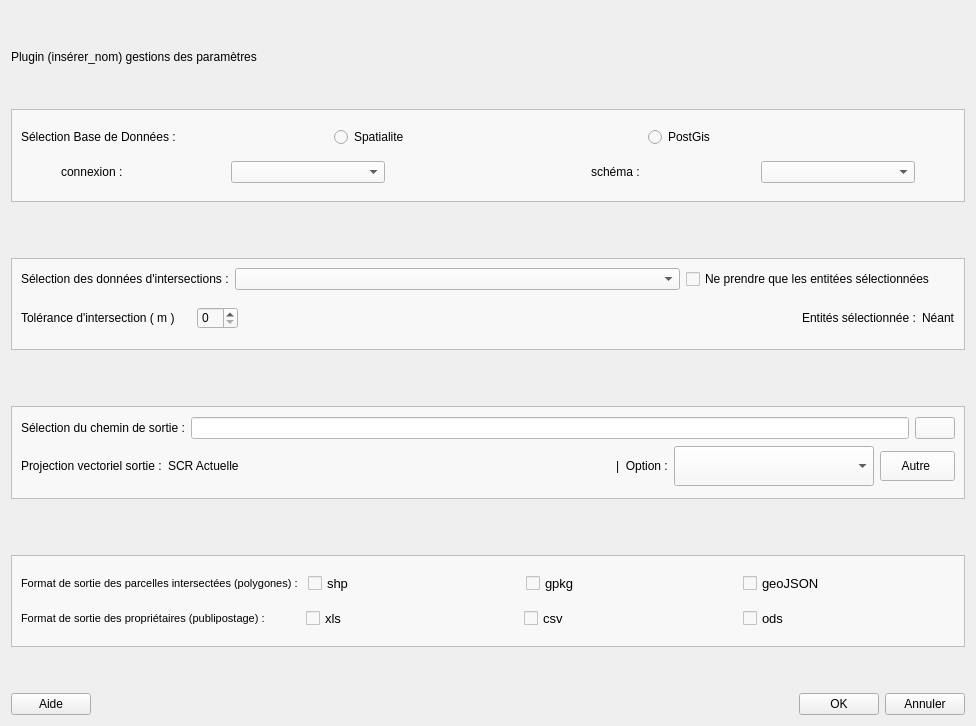
<?xml version="1.0" encoding="UTF-8"?>
<ui version="4.0">
 <class>FenetreDeTraitement</class>
 <widget class="QWidget" name="FenetreDeTraitement">
  <property name="geometry">
   <rect>
    <x>0</x>
    <y>0</y>
    <width>976</width>
    <height>726</height>
   </rect>
  </property>
  <property name="windowTitle">
   <string>-Insérez Extension nom-</string>
  </property>
  <property name="styleSheet">
   <string notr="true"/>
  </property>
  <layout class="QVBoxLayout" name="verticalLayout_6">
   <item>
    <layout class="QHBoxLayout" name="horizontalLayout_12">
     <item>
      <widget class="QLabel" name="nom_plugin">
       <property name="text">
        <string>Plugin (insérer_nom) gestions des paramètres</string>
       </property>
      </widget>
     </item>
    </layout>
   </item>
   <item>
    <widget class="QFrame" name="frame_BD">
     <property name="styleSheet">
      <string notr="true">background-color: rgb(248, 248, 248);</string>
     </property>
     <property name="frameShape">
      <enum>QFrame::StyledPanel</enum>
     </property>
     <property name="frameShadow">
      <enum>QFrame::Raised</enum>
     </property>
     <layout class="QVBoxLayout" name="verticalLayout_3">
      <item>
       <layout class="QHBoxLayout" name="horizontalLayout_2">
        <item>
         <widget class="QLabel" name="label_select_bd">
          <property name="text">
           <string>Sélection Base de Données :</string>
          </property>
         </widget>
        </item>
        <item>
         <widget class="QRadioButton" name="rb_spatialite">
          <property name="text">
           <string>Spatialite</string>
          </property>
          <property name="icon">
           <iconset>
            <normaloff>icones/sqlite.jpg</normaloff>icones/sqlite.jpg</iconset>
          </property>
         </widget>
        </item>
        <item>
         <widget class="QRadioButton" name="rb_postgis">
          <property name="text">
           <string>PostGis</string>
          </property>
          <property name="icon">
           <iconset>
            <normaloff>icones/postgres.png</normaloff>icones/postgres.png</iconset>
          </property>
         </widget>
        </item>
       </layout>
      </item>
      <item>
       <layout class="QHBoxLayout" name="horizontalLayout_8">
        <item>
         <spacer name="horizontalSpacer_8">
          <property name="orientation">
           <enum>Qt::Horizontal</enum>
          </property>
          <property name="sizeType">
           <enum>QSizePolicy::Fixed</enum>
          </property>
          <property name="sizeHint" stdset="0">
           <size>
            <width>40</width>
            <height>20</height>
           </size>
          </property>
         </spacer>
        </item>
        <item>
         <widget class="QLabel" name="label_connexion">
          <property name="styleSheet">
           <string notr="true"/>
          </property>
          <property name="text">
           <string>connexion :</string>
          </property>
         </widget>
        </item>
        <item>
         <spacer name="horizontalSpacer_10">
          <property name="orientation">
           <enum>Qt::Horizontal</enum>
          </property>
          <property name="sizeType">
           <enum>QSizePolicy::Fixed</enum>
          </property>
          <property name="sizeHint" stdset="0">
           <size>
            <width>10</width>
            <height>20</height>
           </size>
          </property>
         </spacer>
        </item>
        <item>
         <widget class="QComboBox" name="cb_choixConnexion_Postgis">
          <property name="sizePolicy">
           <sizepolicy hsizetype="Preferred" vsizetype="Fixed">
            <horstretch>0</horstretch>
            <verstretch>0</verstretch>
           </sizepolicy>
          </property>
          <property name="minimumSize">
           <size>
            <width>100</width>
            <height>0</height>
           </size>
          </property>
          <property name="styleSheet">
           <string notr="true">color: rgb(0, 0, 0);
selection-color: rgb(0, 0, 0);;
selection-background-color: rgba(0, 0, 0, 15);</string>
          </property>
         </widget>
        </item>
        <item>
         <spacer name="horizontalSpacer_2">
          <property name="orientation">
           <enum>Qt::Horizontal</enum>
          </property>
          <property name="sizeType">
           <enum>QSizePolicy::Maximum</enum>
          </property>
          <property name="sizeHint" stdset="0">
           <size>
            <width>200</width>
            <height>20</height>
           </size>
          </property>
         </spacer>
        </item>
        <item>
         <widget class="QLabel" name="label_schema">
          <property name="styleSheet">
           <string notr="true"/>
          </property>
          <property name="text">
           <string>schéma :</string>
          </property>
         </widget>
        </item>
        <item>
         <spacer name="horizontalSpacer_11">
          <property name="orientation">
           <enum>Qt::Horizontal</enum>
          </property>
          <property name="sizeType">
           <enum>QSizePolicy::Fixed</enum>
          </property>
          <property name="sizeHint" stdset="0">
           <size>
            <width>10</width>
            <height>20</height>
           </size>
          </property>
         </spacer>
        </item>
        <item>
         <widget class="QComboBox" name="cb_choixConnexionSchema">
          <property name="sizePolicy">
           <sizepolicy hsizetype="Preferred" vsizetype="Fixed">
            <horstretch>0</horstretch>
            <verstretch>0</verstretch>
           </sizepolicy>
          </property>
          <property name="minimumSize">
           <size>
            <width>100</width>
            <height>0</height>
           </size>
          </property>
          <property name="styleSheet">
           <string notr="true">color: rgb(0, 0, 0);
selection-color: rgb(0, 0, 0);;
selection-background-color: rgba(0, 0, 0, 15);</string>
          </property>
         </widget>
        </item>
        <item>
         <spacer name="horizontalSpacer_9">
          <property name="orientation">
           <enum>Qt::Horizontal</enum>
          </property>
          <property name="sizeType">
           <enum>QSizePolicy::Fixed</enum>
          </property>
          <property name="sizeHint" stdset="0">
           <size>
            <width>40</width>
            <height>20</height>
           </size>
          </property>
         </spacer>
        </item>
       </layout>
      </item>
     </layout>
    </widget>
   </item>
   <item>
    <spacer name="verticalSpacer_5">
     <property name="orientation">
      <enum>Qt::Vertical</enum>
     </property>
     <property name="sizeType">
      <enum>QSizePolicy::Maximum</enum>
     </property>
     <property name="sizeHint" stdset="0">
      <size>
       <width>20</width>
       <height>50</height>
      </size>
     </property>
    </spacer>
   </item>
   <item>
    <widget class="QFrame" name="frame_Intersect">
     <property name="styleSheet">
      <string notr="true">background-color: rgb(248, 248, 248);</string>
     </property>
     <property name="frameShape">
      <enum>QFrame::StyledPanel</enum>
     </property>
     <property name="frameShadow">
      <enum>QFrame::Raised</enum>
     </property>
     <layout class="QVBoxLayout" name="verticalLayout">
      <item>
       <layout class="QHBoxLayout" name="horizontalLayout_6">
        <item>
         <widget class="QLabel" name="label_selctIntersect">
          <property name="text">
           <string>Sélection des données d'intersections :</string>
          </property>
         </widget>
        </item>
        <item>
         <widget class="QComboBox" name="cb_choixLayerInterscet">
          <property name="sizePolicy">
           <sizepolicy hsizetype="MinimumExpanding" vsizetype="Fixed">
            <horstretch>0</horstretch>
            <verstretch>0</verstretch>
           </sizepolicy>
          </property>
          <property name="styleSheet">
           <string notr="true">color: rgb(0, 0, 0);
selection-color: rgb(0, 0, 0);;
selection-background-color: rgba(0, 0, 0, 15);</string>
          </property>
         </widget>
        </item>
        <item>
         <widget class="QCheckBox" name="cb_enti_selection">
          <property name="text">
           <string>Ne prendre que les entitées sélectionnées</string>
          </property>
         </widget>
        </item>
        <item>
         <spacer name="horizontalSpacer_4">
          <property name="orientation">
           <enum>Qt::Horizontal</enum>
          </property>
          <property name="sizeType">
           <enum>QSizePolicy::Preferred</enum>
          </property>
          <property name="sizeHint" stdset="0">
           <size>
            <width>20</width>
            <height>20</height>
           </size>
          </property>
         </spacer>
        </item>
       </layout>
      </item>
      <item>
       <layout class="QHBoxLayout" name="horizontalLayout">
        <item>
         <widget class="QLabel" name="label_tolerance">
          <property name="sizePolicy">
           <sizepolicy hsizetype="Fixed" vsizetype="Fixed">
            <horstretch>0</horstretch>
            <verstretch>0</verstretch>
           </sizepolicy>
          </property>
          <property name="text">
           <string>Tolérance d'intersection ( m ) </string>
          </property>
         </widget>
        </item>
        <item>
         <widget class="QLabel" name="label_metre_deg">
          <property name="sizePolicy">
           <sizepolicy hsizetype="Fixed" vsizetype="Fixed">
            <horstretch>20</horstretch>
            <verstretch>0</verstretch>
           </sizepolicy>
          </property>
          <property name="text">
           <string/>
          </property>
         </widget>
        </item>
        <item>
         <widget class="QSpinBox" name="sb_buffer"/>
        </item>
        <item>
         <spacer name="horizontalSpacer_3">
          <property name="orientation">
           <enum>Qt::Horizontal</enum>
          </property>
          <property name="sizeType">
           <enum>QSizePolicy::MinimumExpanding</enum>
          </property>
          <property name="sizeHint" stdset="0">
           <size>
            <width>400</width>
            <height>20</height>
           </size>
          </property>
         </spacer>
        </item>
        <item>
         <widget class="QLabel" name="label_entite">
          <property name="text">
           <string>Entités sélectionnée :</string>
          </property>
         </widget>
        </item>
        <item>
         <widget class="QLabel" name="label_nbentite">
          <property name="text">
           <string>Néant</string>
          </property>
         </widget>
        </item>
       </layout>
      </item>
     </layout>
    </widget>
   </item>
   <item>
    <spacer name="verticalSpacer_3">
     <property name="orientation">
      <enum>Qt::Vertical</enum>
     </property>
     <property name="sizeType">
      <enum>QSizePolicy::Maximum</enum>
     </property>
     <property name="sizeHint" stdset="0">
      <size>
       <width>20</width>
       <height>50</height>
      </size>
     </property>
    </spacer>
   </item>
   <item>
    <widget class="QFrame" name="frame_sortie">
     <property name="sizePolicy">
      <sizepolicy hsizetype="Preferred" vsizetype="Preferred">
       <horstretch>0</horstretch>
       <verstretch>0</verstretch>
      </sizepolicy>
     </property>
     <property name="minimumSize">
      <size>
       <width>0</width>
       <height>0</height>
      </size>
     </property>
     <property name="maximumSize">
      <size>
       <width>16777215</width>
       <height>16777215</height>
      </size>
     </property>
     <property name="styleSheet">
      <string notr="true">background-color: rgb(248, 248, 248);</string>
     </property>
     <property name="frameShape">
      <enum>QFrame::StyledPanel</enum>
     </property>
     <property name="frameShadow">
      <enum>QFrame::Raised</enum>
     </property>
     <layout class="QVBoxLayout" name="verticalLayout_4">
      <item>
       <layout class="QHBoxLayout" name="horizontalLayout_5">
        <item>
         <widget class="QLabel" name="label_ch_sortie">
          <property name="text">
           <string>Sélection du chemin de sortie :</string>
          </property>
         </widget>
        </item>
        <item>
         <widget class="QLineEdit" name="le_exitPath">
          <property name="styleSheet">
           <string notr="true">background-color: rgb(255, 255, 255);</string>
          </property>
         </widget>
        </item>
        <item>
         <widget class="QPushButton" name="pb_folderFinder">
          <property name="styleSheet">
           <string notr="true">background-color: rgb(248, 248, 248);</string>
          </property>
          <property name="text">
           <string/>
          </property>
          <property name="icon">
           <iconset>
            <normaloff>icones/folder_lite.png</normaloff>icones/folder_lite.png</iconset>
          </property>
         </widget>
        </item>
       </layout>
      </item>
      <item>
       <layout class="QHBoxLayout" name="horizontalLayout_3">
        <item>
         <widget class="QLabel" name="label_proj_sortie">
          <property name="text">
           <string>Projection vectoriel sortie :</string>
          </property>
         </widget>
        </item>
        <item>
         <widget class="QLabel" name="label_scr">
          <property name="text">
           <string>SCR Actuelle</string>
          </property>
         </widget>
        </item>
        <item>
         <spacer name="horizontalSpacer_12">
          <property name="orientation">
           <enum>Qt::Horizontal</enum>
          </property>
          <property name="sizeHint" stdset="0">
           <size>
            <width>40</width>
            <height>20</height>
           </size>
          </property>
         </spacer>
        </item>
        <item>
         <spacer name="horizontalSpacer_5">
          <property name="orientation">
           <enum>Qt::Horizontal</enum>
          </property>
          <property name="sizeType">
           <enum>QSizePolicy::Maximum</enum>
          </property>
          <property name="sizeHint" stdset="0">
           <size>
            <width>300</width>
            <height>20</height>
           </size>
          </property>
         </spacer>
        </item>
        <item>
         <widget class="QLabel" name="label">
          <property name="text">
           <string>|  Option :</string>
          </property>
         </widget>
        </item>
        <item>
         <widget class="QComboBox" name="cb_choixscr">
          <property name="sizePolicy">
           <sizepolicy hsizetype="Minimum" vsizetype="Minimum">
            <horstretch>10</horstretch>
            <verstretch>10</verstretch>
           </sizepolicy>
          </property>
          <property name="minimumSize">
           <size>
            <width>200</width>
            <height>40</height>
           </size>
          </property>
          <property name="maximumSize">
           <size>
            <width>200</width>
            <height>40</height>
           </size>
          </property>
          <property name="styleSheet">
           <string notr="true">color: rgb(0, 0, 0);
selection-color: rgb(0, 0, 0);;
selection-background-color: rgba(0, 0, 0, 15);</string>
          </property>
          <property name="frame">
           <bool>true</bool>
          </property>
          <item>
           <property name="text">
            <string/>
           </property>
          </item>
          <item>
           <property name="text">
            <string>EPSG:2154 RGF93 v1 / Lambert-93</string>
           </property>
          </item>
          <item>
           <property name="text">
            <string>EPSG:3948 RGF93 v1 / CC48</string>
           </property>
          </item>
         </widget>
        </item>
        <item>
         <widget class="QPushButton" name="pb_choixscr">
          <property name="sizePolicy">
           <sizepolicy hsizetype="Fixed" vsizetype="Fixed">
            <horstretch>15</horstretch>
            <verstretch>10</verstretch>
           </sizepolicy>
          </property>
          <property name="minimumSize">
           <size>
            <width>75</width>
            <height>30</height>
           </size>
          </property>
          <property name="maximumSize">
           <size>
            <width>50</width>
            <height>30</height>
           </size>
          </property>
          <property name="text">
           <string>Autre </string>
          </property>
          <property name="icon">
           <iconset>
            <normaloff>icones/scr.png</normaloff>icones/scr.png</iconset>
          </property>
         </widget>
        </item>
       </layout>
      </item>
     </layout>
    </widget>
   </item>
   <item>
    <spacer name="verticalSpacer_2">
     <property name="orientation">
      <enum>Qt::Vertical</enum>
     </property>
     <property name="sizeType">
      <enum>QSizePolicy::Maximum</enum>
     </property>
     <property name="sizeHint" stdset="0">
      <size>
       <width>20</width>
       <height>50</height>
      </size>
     </property>
    </spacer>
   </item>
   <item>
    <widget class="QFrame" name="frame_typeSortie">
     <property name="styleSheet">
      <string notr="true">background-color: rgb(248, 248, 248);</string>
     </property>
     <property name="frameShape">
      <enum>QFrame::StyledPanel</enum>
     </property>
     <property name="frameShadow">
      <enum>QFrame::Raised</enum>
     </property>
     <layout class="QVBoxLayout" name="verticalLayout_5">
      <item>
       <layout class="QHBoxLayout" name="horizontalLayout_13">
        <item>
         <widget class="QLabel" name="label_format_polygone">
          <property name="font">
           <font>
            <pointsize>8</pointsize>
           </font>
          </property>
          <property name="text">
           <string>Format de sortie des parcelles intersectées (polygones) :</string>
          </property>
         </widget>
        </item>
        <item>
         <spacer name="horizontalSpacer_7">
          <property name="orientation">
           <enum>Qt::Horizontal</enum>
          </property>
          <property name="sizeType">
           <enum>QSizePolicy::Fixed</enum>
          </property>
          <property name="sizeHint" stdset="0">
           <size>
            <width>4</width>
            <height>0</height>
           </size>
          </property>
         </spacer>
        </item>
        <item>
         <widget class="QCheckBox" name="cb_shp">
          <property name="font">
           <font>
            <pointsize>10</pointsize>
           </font>
          </property>
          <property name="text">
           <string>shp</string>
          </property>
          <property name="icon">
           <iconset>
            <normaloff>icones/shp-icon.jpeg</normaloff>icones/shp-icon.jpeg</iconset>
          </property>
         </widget>
        </item>
        <item>
         <widget class="QCheckBox" name="cb_geopackage">
          <property name="font">
           <font>
            <pointsize>10</pointsize>
           </font>
          </property>
          <property name="text">
           <string>gpkg</string>
          </property>
          <property name="icon">
           <iconset>
            <normaloff>icones/gpkg.png</normaloff>icones/gpkg.png</iconset>
          </property>
         </widget>
        </item>
        <item>
         <widget class="QCheckBox" name="cb_geoJson">
          <property name="font">
           <font>
            <pointsize>10</pointsize>
           </font>
          </property>
          <property name="text">
           <string>geoJSON</string>
          </property>
          <property name="icon">
           <iconset>
            <normaloff>icones/geoJSON.png</normaloff>icones/geoJSON.png</iconset>
          </property>
         </widget>
        </item>
       </layout>
      </item>
      <item>
       <layout class="QHBoxLayout" name="horizontalLayout_4">
        <item>
         <widget class="QLabel" name="label_format_attributaire">
          <property name="font">
           <font>
            <pointsize>8</pointsize>
           </font>
          </property>
          <property name="text">
           <string>Format de sortie des propriétaires (publipostage) :</string>
          </property>
         </widget>
        </item>
        <item>
         <spacer name="horizontalSpacer_6">
          <property name="orientation">
           <enum>Qt::Horizontal</enum>
          </property>
          <property name="sizeType">
           <enum>QSizePolicy::Fixed</enum>
          </property>
          <property name="sizeHint" stdset="0">
           <size>
            <width>35</width>
            <height>20</height>
           </size>
          </property>
         </spacer>
        </item>
        <item>
         <widget class="QCheckBox" name="cb_xls">
          <property name="font">
           <font>
            <pointsize>10</pointsize>
           </font>
          </property>
          <property name="text">
           <string>xls</string>
          </property>
          <property name="icon">
           <iconset>
            <normaloff>icones/xls.png</normaloff>icones/xls.png</iconset>
          </property>
         </widget>
        </item>
        <item>
         <widget class="QCheckBox" name="cb_csv">
          <property name="font">
           <font>
            <pointsize>10</pointsize>
           </font>
          </property>
          <property name="text">
           <string>csv</string>
          </property>
          <property name="icon">
           <iconset>
            <normaloff>icones/CSV.png</normaloff>icones/CSV.png</iconset>
          </property>
         </widget>
        </item>
        <item>
         <widget class="QCheckBox" name="cb_ods">
          <property name="font">
           <font>
            <pointsize>10</pointsize>
           </font>
          </property>
          <property name="text">
           <string>ods</string>
          </property>
          <property name="icon">
           <iconset>
            <normaloff>icones/ODS.png</normaloff>icones/ODS.png</iconset>
          </property>
         </widget>
        </item>
       </layout>
      </item>
     </layout>
    </widget>
   </item>
   <item>
    <spacer name="verticalSpacer">
     <property name="orientation">
      <enum>Qt::Vertical</enum>
     </property>
     <property name="sizeType">
      <enum>QSizePolicy::Maximum</enum>
     </property>
     <property name="sizeHint" stdset="0">
      <size>
       <width>20</width>
       <height>40</height>
      </size>
     </property>
    </spacer>
   </item>
   <item>
    <layout class="QHBoxLayout" name="horizontalLayout_7">
     <item>
      <widget class="QPushButton" name="pb_aide">
       <property name="text">
        <string>Aide</string>
       </property>
      </widget>
     </item>
     <item>
      <spacer name="horizontalSpacer">
       <property name="orientation">
        <enum>Qt::Horizontal</enum>
       </property>
       <property name="sizeHint" stdset="0">
        <size>
         <width>40</width>
         <height>20</height>
        </size>
       </property>
      </spacer>
     </item>
     <item>
      <widget class="QPushButton" name="pb_ok">
       <property name="text">
        <string>OK</string>
       </property>
      </widget>
     </item>
     <item>
      <widget class="QPushButton" name="pb_annuler">
       <property name="text">
        <string>Annuler</string>
       </property>
      </widget>
     </item>
    </layout>
   </item>
  </layout>
 </widget>
 <resources/>
 <connections/>
</ui>
